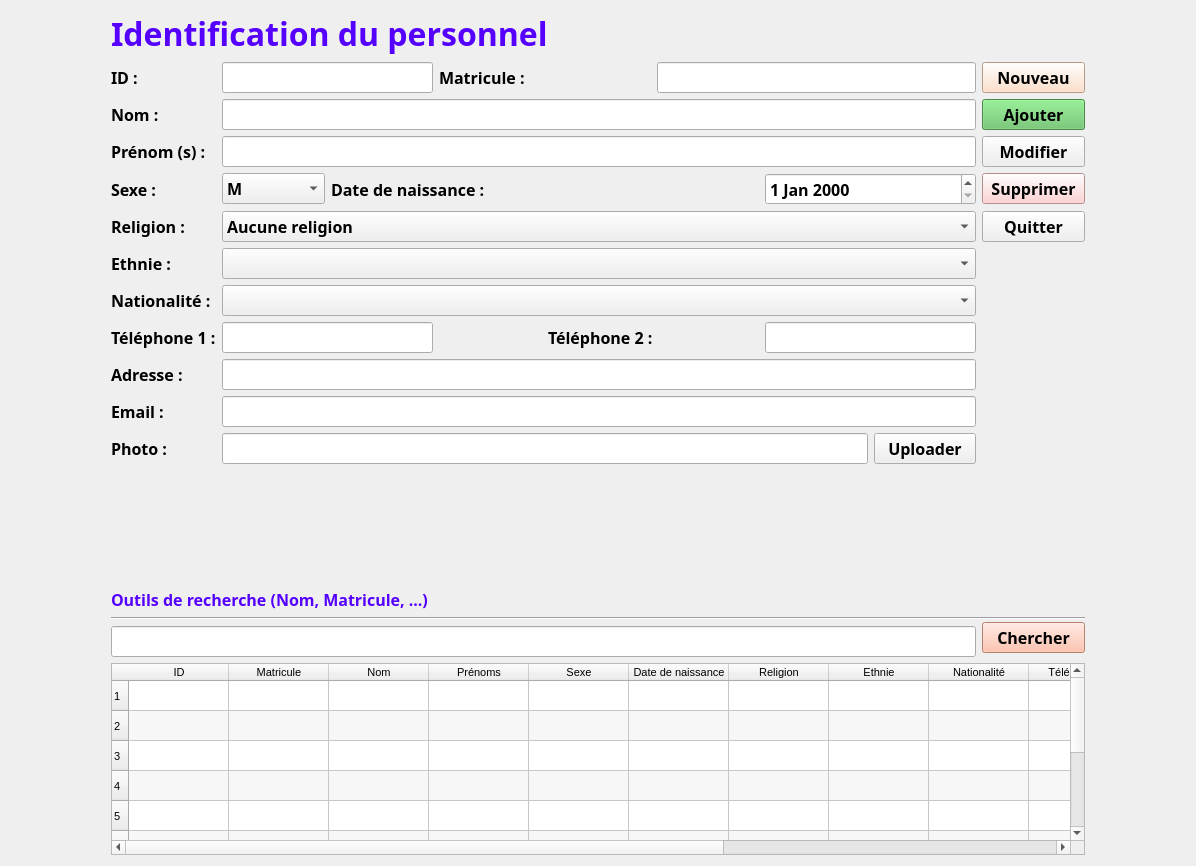
<?xml version="1.0" encoding="UTF-8"?>
<ui version="4.0">
 <class>FenetrePersonnel</class>
 <widget class="QWidget" name="FenetrePersonnel">
  <property name="geometry">
   <rect>
    <x>0</x>
    <y>0</y>
    <width>1196</width>
    <height>866</height>
   </rect>
  </property>
  <property name="windowTitle">
   <string>Form</string>
  </property>
  <layout class="QGridLayout" name="gridLayout_2">
   <item row="0" column="0">
    <layout class="QGridLayout" name="gridLayout">
     <property name="leftMargin">
      <number>100</number>
     </property>
     <property name="rightMargin">
      <number>100</number>
     </property>
     <item row="4" column="2" colspan="4">
      <widget class="QLabel" name="label_8">
       <property name="font">
        <font>
         <family>Corbel</family>
         <pointsize>12</pointsize>
         <weight>75</weight>
         <bold>true</bold>
        </font>
       </property>
       <property name="text">
        <string>Date de naissance :</string>
       </property>
      </widget>
     </item>
     <item row="4" column="8">
      <widget class="QPushButton" name="btn_supprimer">
       <property name="minimumSize">
        <size>
         <width>2</width>
         <height>0</height>
        </size>
       </property>
       <property name="font">
        <font>
         <family>Corbel</family>
         <pointsize>12</pointsize>
         <weight>75</weight>
         <bold>true</bold>
        </font>
       </property>
       <property name="styleSheet">
        <string notr="true">background-color: rgb(255, 197, 197);</string>
       </property>
       <property name="text">
        <string>Supprimer</string>
       </property>
      </widget>
     </item>
     <item row="4" column="0">
      <widget class="QLabel" name="label_7">
       <property name="font">
        <font>
         <family>Corbel</family>
         <pointsize>12</pointsize>
         <weight>75</weight>
         <bold>true</bold>
        </font>
       </property>
       <property name="text">
        <string>Sexe :</string>
       </property>
      </widget>
     </item>
     <item row="3" column="8">
      <widget class="QPushButton" name="btn_modifier">
       <property name="minimumSize">
        <size>
         <width>2</width>
         <height>0</height>
        </size>
       </property>
       <property name="font">
        <font>
         <family>Corbel</family>
         <pointsize>12</pointsize>
         <weight>75</weight>
         <bold>true</bold>
        </font>
       </property>
       <property name="styleSheet">
        <string notr="true"/>
       </property>
       <property name="text">
        <string>Modifier</string>
       </property>
      </widget>
     </item>
     <item row="3" column="1" colspan="7">
      <widget class="QLineEdit" name="txt_prenom">
       <property name="font">
        <font>
         <family>Corbel</family>
         <pointsize>12</pointsize>
         <weight>75</weight>
         <bold>true</bold>
        </font>
       </property>
       <property name="styleSheet">
        <string notr="true">border-bottom-color: rgb(0, 0, 0);</string>
       </property>
      </widget>
     </item>
     <item row="1" column="1" colspan="2">
      <widget class="QLineEdit" name="txt_id">
       <property name="font">
        <font>
         <family>Corbel</family>
         <pointsize>12</pointsize>
         <weight>75</weight>
         <bold>true</bold>
        </font>
       </property>
       <property name="styleSheet">
        <string notr="true">border-bottom-color: rgb(0, 0, 0);</string>
       </property>
      </widget>
     </item>
     <item row="1" column="3" colspan="2">
      <widget class="QLabel" name="label_5">
       <property name="font">
        <font>
         <family>Corbel</family>
         <pointsize>12</pointsize>
         <weight>75</weight>
         <bold>true</bold>
        </font>
       </property>
       <property name="text">
        <string>Matricule :</string>
       </property>
      </widget>
     </item>
     <item row="1" column="5" colspan="3">
      <widget class="QLineEdit" name="txt_matricule">
       <property name="font">
        <font>
         <family>Corbel</family>
         <pointsize>12</pointsize>
         <weight>75</weight>
         <bold>true</bold>
        </font>
       </property>
       <property name="styleSheet">
        <string notr="true">border-bottom-color: rgb(0, 0, 0);</string>
       </property>
      </widget>
     </item>
     <item row="1" column="8">
      <widget class="QPushButton" name="btn_nouveau">
       <property name="minimumSize">
        <size>
         <width>2</width>
         <height>0</height>
        </size>
       </property>
       <property name="font">
        <font>
         <family>Corbel</family>
         <pointsize>12</pointsize>
         <weight>75</weight>
         <bold>true</bold>
        </font>
       </property>
       <property name="styleSheet">
        <string notr="true">background-color: rgb(255, 216, 187);</string>
       </property>
       <property name="text">
        <string>Nouveau</string>
       </property>
      </widget>
     </item>
     <item row="2" column="0">
      <widget class="QLabel" name="label_4">
       <property name="font">
        <font>
         <family>Corbel</family>
         <pointsize>12</pointsize>
         <weight>75</weight>
         <bold>true</bold>
        </font>
       </property>
       <property name="text">
        <string>Nom :</string>
       </property>
      </widget>
     </item>
     <item row="2" column="1" colspan="7">
      <widget class="QLineEdit" name="txt_nom">
       <property name="font">
        <font>
         <family>Corbel</family>
         <pointsize>12</pointsize>
         <weight>75</weight>
         <bold>true</bold>
        </font>
       </property>
       <property name="styleSheet">
        <string notr="true">border-bottom-color: rgb(0, 0, 0);</string>
       </property>
      </widget>
     </item>
     <item row="2" column="8">
      <widget class="QPushButton" name="btn_ajouter">
       <property name="minimumSize">
        <size>
         <width>2</width>
         <height>0</height>
        </size>
       </property>
       <property name="font">
        <font>
         <family>Corbel</family>
         <pointsize>12</pointsize>
         <weight>75</weight>
         <bold>true</bold>
        </font>
       </property>
       <property name="styleSheet">
        <string notr="true">background-color: rgb(99, 193, 99);</string>
       </property>
       <property name="text">
        <string>Ajouter</string>
       </property>
      </widget>
     </item>
     <item row="3" column="0">
      <widget class="QLabel" name="label_6">
       <property name="font">
        <font>
         <family>Corbel</family>
         <pointsize>12</pointsize>
         <weight>75</weight>
         <bold>true</bold>
        </font>
       </property>
       <property name="text">
        <string>Prénom (s) :</string>
       </property>
      </widget>
     </item>
     <item row="4" column="1">
      <widget class="QComboBox" name="comboBox_sexe">
       <property name="font">
        <font>
         <family>Corbel</family>
         <pointsize>12</pointsize>
         <weight>75</weight>
         <bold>true</bold>
        </font>
       </property>
       <property name="styleSheet">
        <string notr="true">border-bottom-color: rgb(0, 0, 0);</string>
       </property>
       <item>
        <property name="text">
         <string>M</string>
        </property>
       </item>
       <item>
        <property name="text">
         <string>F</string>
        </property>
       </item>
       <item>
        <property name="text">
         <string>Autres</string>
        </property>
       </item>
      </widget>
     </item>
     <item row="0" column="0" colspan="6">
      <widget class="QLabel" name="label_2">
       <property name="font">
        <font>
         <family>Corbel</family>
         <pointsize>24</pointsize>
         <weight>75</weight>
         <bold>true</bold>
        </font>
       </property>
       <property name="styleSheet">
        <string notr="true">color: rgb(85, 0, 255);</string>
       </property>
       <property name="text">
        <string>Identification du personnel</string>
       </property>
      </widget>
     </item>
     <item row="1" column="0">
      <widget class="QLabel" name="label_3">
       <property name="font">
        <font>
         <family>Corbel</family>
         <pointsize>12</pointsize>
         <weight>75</weight>
         <bold>true</bold>
        </font>
       </property>
       <property name="text">
        <string>ID :</string>
       </property>
      </widget>
     </item>
     <item row="13" column="0" colspan="4">
      <widget class="QLabel" name="label_16">
       <property name="font">
        <font>
         <family>Corbel</family>
         <pointsize>12</pointsize>
         <weight>75</weight>
         <bold>true</bold>
        </font>
       </property>
       <property name="styleSheet">
        <string notr="true">color: rgb(85, 0, 255);</string>
       </property>
       <property name="text">
        <string>Outils de recherche (Nom, Matricule, ...)</string>
       </property>
      </widget>
     </item>
     <item row="15" column="8" rowspan="2">
      <widget class="QPushButton" name="btn_chercher">
       <property name="minimumSize">
        <size>
         <width>2</width>
         <height>0</height>
        </size>
       </property>
       <property name="font">
        <font>
         <family>Corbel</family>
         <pointsize>12</pointsize>
         <weight>75</weight>
         <bold>true</bold>
        </font>
       </property>
       <property name="styleSheet">
        <string notr="true">background-color: rgb(255, 179, 153);</string>
       </property>
       <property name="text">
        <string>Chercher</string>
       </property>
      </widget>
     </item>
     <item row="11" column="7">
      <widget class="QPushButton" name="btn_uploader_photo">
       <property name="font">
        <font>
         <family>Corbel</family>
         <pointsize>12</pointsize>
         <weight>75</weight>
         <bold>true</bold>
        </font>
       </property>
       <property name="text">
        <string>Uploader</string>
       </property>
      </widget>
     </item>
     <item row="14" column="0" rowspan="2" colspan="9">
      <widget class="Line" name="line">
       <property name="minimumSize">
        <size>
         <width>2</width>
         <height>0</height>
        </size>
       </property>
       <property name="orientation">
        <enum>Qt::Horizontal</enum>
       </property>
      </widget>
     </item>
     <item row="16" column="0" colspan="8">
      <widget class="QLineEdit" name="txt_chercher">
       <property name="minimumSize">
        <size>
         <width>2</width>
         <height>0</height>
        </size>
       </property>
       <property name="font">
        <font>
         <family>Corbel</family>
         <pointsize>12</pointsize>
         <weight>50</weight>
         <bold>false</bold>
        </font>
       </property>
       <property name="styleSheet">
        <string notr="true">border-bottom-color: rgb(0, 0, 0);</string>
       </property>
      </widget>
     </item>
     <item row="17" column="0" colspan="9">
      <widget class="QTableWidget" name="tableWidget_personnel">
       <property name="minimumSize">
        <size>
         <width>2</width>
         <height>0</height>
        </size>
       </property>
       <property name="font">
        <font>
         <pointsize>8</pointsize>
        </font>
       </property>
       <property name="frameShape">
        <enum>QFrame::StyledPanel</enum>
       </property>
       <property name="frameShadow">
        <enum>QFrame::Plain</enum>
       </property>
       <property name="alternatingRowColors">
        <bool>true</bool>
       </property>
       <row>
        <property name="text">
         <string>1</string>
        </property>
       </row>
       <row>
        <property name="text">
         <string>2</string>
        </property>
       </row>
       <row>
        <property name="text">
         <string>3</string>
        </property>
       </row>
       <row>
        <property name="text">
         <string>4</string>
        </property>
       </row>
       <row>
        <property name="text">
         <string>5</string>
        </property>
       </row>
       <row>
        <property name="text">
         <string>6</string>
        </property>
       </row>
       <row>
        <property name="text">
         <string>7</string>
        </property>
       </row>
       <row>
        <property name="text">
         <string>8</string>
        </property>
       </row>
       <row>
        <property name="text">
         <string>9</string>
        </property>
       </row>
       <row>
        <property name="text">
         <string>10</string>
        </property>
       </row>
       <column>
        <property name="text">
         <string>ID</string>
        </property>
       </column>
       <column>
        <property name="text">
         <string>Matricule</string>
        </property>
       </column>
       <column>
        <property name="text">
         <string>Nom</string>
        </property>
       </column>
       <column>
        <property name="text">
         <string>Prénoms</string>
        </property>
       </column>
       <column>
        <property name="text">
         <string>Sexe</string>
        </property>
       </column>
       <column>
        <property name="text">
         <string>Date de naissance</string>
        </property>
       </column>
       <column>
        <property name="text">
         <string>Religion</string>
        </property>
       </column>
       <column>
        <property name="text">
         <string>Ethnie</string>
        </property>
       </column>
       <column>
        <property name="text">
         <string>Nationalité</string>
        </property>
       </column>
       <column>
        <property name="text">
         <string>Téléphone 1</string>
        </property>
       </column>
       <column>
        <property name="text">
         <string>Téléphone 2</string>
        </property>
       </column>
       <column>
        <property name="text">
         <string>Adresse</string>
        </property>
       </column>
       <column>
        <property name="text">
         <string>Photo</string>
        </property>
       </column>
       <column>
        <property name="text">
         <string>Date de modification</string>
        </property>
       </column>
      </widget>
     </item>
     <item row="5" column="1" colspan="7">
      <widget class="QComboBox" name="comboBox_religion">
       <property name="font">
        <font>
         <family>Corbel</family>
         <pointsize>12</pointsize>
         <weight>75</weight>
         <bold>true</bold>
        </font>
       </property>
       <property name="styleSheet">
        <string notr="true">border-bottom-color: rgb(0, 0, 0);</string>
       </property>
       <item>
        <property name="text">
         <string>Aucune religion</string>
        </property>
       </item>
       <item>
        <property name="text">
         <string>Athéïsme</string>
        </property>
       </item>
       <item>
        <property name="text">
         <string>Christianisme</string>
        </property>
       </item>
       <item>
        <property name="text">
         <string>Islam</string>
        </property>
       </item>
       <item>
        <property name="text">
         <string>Religion endogène</string>
        </property>
       </item>
       <item>
        <property name="text">
         <string>Boudhisme</string>
        </property>
       </item>
       <item>
        <property name="text">
         <string>Autres</string>
        </property>
       </item>
      </widget>
     </item>
     <item row="6" column="0">
      <widget class="QLabel" name="label_9">
       <property name="font">
        <font>
         <family>Corbel</family>
         <pointsize>12</pointsize>
         <weight>75</weight>
         <bold>true</bold>
        </font>
       </property>
       <property name="text">
        <string>Ethnie :</string>
       </property>
      </widget>
     </item>
     <item row="5" column="8">
      <widget class="QPushButton" name="btn_quitter">
       <property name="minimumSize">
        <size>
         <width>2</width>
         <height>0</height>
        </size>
       </property>
       <property name="font">
        <font>
         <family>Corbel</family>
         <pointsize>12</pointsize>
         <weight>75</weight>
         <bold>true</bold>
        </font>
       </property>
       <property name="styleSheet">
        <string notr="true"/>
       </property>
       <property name="text">
        <string>Quitter</string>
       </property>
      </widget>
     </item>
     <item row="7" column="0">
      <widget class="QLabel" name="label_10">
       <property name="font">
        <font>
         <family>Corbel</family>
         <pointsize>12</pointsize>
         <weight>75</weight>
         <bold>true</bold>
        </font>
       </property>
       <property name="text">
        <string>Nationalité :</string>
       </property>
      </widget>
     </item>
     <item row="6" column="1" colspan="7">
      <widget class="QComboBox" name="comboBox_ethnie">
       <property name="font">
        <font>
         <family>Corbel</family>
         <pointsize>12</pointsize>
         <weight>75</weight>
         <bold>true</bold>
        </font>
       </property>
       <property name="styleSheet">
        <string notr="true">border-bottom-color: rgb(0, 0, 0);</string>
       </property>
      </widget>
     </item>
     <item row="8" column="0">
      <widget class="QLabel" name="label_13">
       <property name="font">
        <font>
         <family>Corbel</family>
         <pointsize>12</pointsize>
         <weight>75</weight>
         <bold>true</bold>
        </font>
       </property>
       <property name="text">
        <string>Téléphone 1 :</string>
       </property>
      </widget>
     </item>
     <item row="7" column="1" colspan="7">
      <widget class="QComboBox" name="comboBox_nationalite">
       <property name="font">
        <font>
         <family>Corbel</family>
         <pointsize>12</pointsize>
         <weight>75</weight>
         <bold>true</bold>
        </font>
       </property>
       <property name="styleSheet">
        <string notr="true">border-bottom-color: rgb(0, 0, 0);</string>
       </property>
      </widget>
     </item>
     <item row="8" column="1" colspan="2">
      <widget class="QLineEdit" name="txt_telephone1">
       <property name="font">
        <font>
         <family>Corbel</family>
         <pointsize>12</pointsize>
         <weight>75</weight>
         <bold>true</bold>
        </font>
       </property>
       <property name="styleSheet">
        <string notr="true">border-bottom-color: rgb(0, 0, 0);</string>
       </property>
      </widget>
     </item>
     <item row="8" column="6" colspan="2">
      <widget class="QLineEdit" name="txt_telephone2">
       <property name="font">
        <font>
         <family>Corbel</family>
         <pointsize>12</pointsize>
         <weight>75</weight>
         <bold>true</bold>
        </font>
       </property>
       <property name="styleSheet">
        <string notr="true">border-bottom-color: rgb(0, 0, 0);</string>
       </property>
      </widget>
     </item>
     <item row="9" column="0">
      <widget class="QLabel" name="label_15">
       <property name="font">
        <font>
         <family>Corbel</family>
         <pointsize>12</pointsize>
         <weight>75</weight>
         <bold>true</bold>
        </font>
       </property>
       <property name="text">
        <string>Adresse :</string>
       </property>
      </widget>
     </item>
     <item row="8" column="4" colspan="2">
      <widget class="QLabel" name="label_12">
       <property name="font">
        <font>
         <family>Corbel</family>
         <pointsize>12</pointsize>
         <weight>75</weight>
         <bold>true</bold>
        </font>
       </property>
       <property name="text">
        <string>Téléphone 2 :</string>
       </property>
      </widget>
     </item>
     <item row="9" column="1" colspan="7">
      <widget class="QLineEdit" name="txt_adresse">
       <property name="font">
        <font>
         <family>Corbel</family>
         <pointsize>12</pointsize>
         <weight>75</weight>
         <bold>true</bold>
        </font>
       </property>
       <property name="styleSheet">
        <string notr="true">border-bottom-color: rgb(0, 0, 0);</string>
       </property>
      </widget>
     </item>
     <item row="11" column="1" colspan="6">
      <widget class="QLineEdit" name="txt_url_photo">
       <property name="font">
        <font>
         <family>Corbel</family>
         <pointsize>12</pointsize>
         <weight>75</weight>
         <bold>true</bold>
        </font>
       </property>
       <property name="styleSheet">
        <string notr="true">border-bottom-color: rgb(0, 0, 0);</string>
       </property>
      </widget>
     </item>
     <item row="10" column="1" colspan="7">
      <widget class="QLineEdit" name="txt_email">
       <property name="font">
        <font>
         <family>Corbel</family>
         <pointsize>12</pointsize>
         <weight>75</weight>
         <bold>true</bold>
        </font>
       </property>
       <property name="styleSheet">
        <string notr="true">border-bottom-color: rgb(0, 0, 0);</string>
       </property>
      </widget>
     </item>
     <item row="11" column="0">
      <widget class="QLabel" name="label_14">
       <property name="font">
        <font>
         <family>Corbel</family>
         <pointsize>12</pointsize>
         <weight>75</weight>
         <bold>true</bold>
        </font>
       </property>
       <property name="text">
        <string>Photo :</string>
       </property>
      </widget>
     </item>
     <item row="10" column="0">
      <widget class="QLabel" name="label_32">
       <property name="font">
        <font>
         <family>Corbel</family>
         <pointsize>12</pointsize>
         <weight>75</weight>
         <bold>true</bold>
        </font>
       </property>
       <property name="text">
        <string>Email :</string>
       </property>
      </widget>
     </item>
     <item row="5" column="0">
      <widget class="QLabel" name="label_11">
       <property name="font">
        <font>
         <family>Corbel</family>
         <pointsize>12</pointsize>
         <weight>75</weight>
         <bold>true</bold>
        </font>
       </property>
       <property name="text">
        <string>Religion :</string>
       </property>
      </widget>
     </item>
     <item row="4" column="6" colspan="2">
      <widget class="QDateEdit" name="dateEdit_date_naissance">
       <property name="font">
        <font>
         <family>Corbel</family>
         <pointsize>12</pointsize>
         <weight>75</weight>
         <bold>true</bold>
        </font>
       </property>
      </widget>
     </item>
     <item row="12" column="0">
      <spacer name="verticalSpacer">
       <property name="orientation">
        <enum>Qt::Vertical</enum>
       </property>
       <property name="sizeHint" stdset="0">
        <size>
         <width>20</width>
         <height>40</height>
        </size>
       </property>
      </spacer>
     </item>
    </layout>
   </item>
  </layout>
 </widget>
 <resources/>
 <connections/>
</ui>
